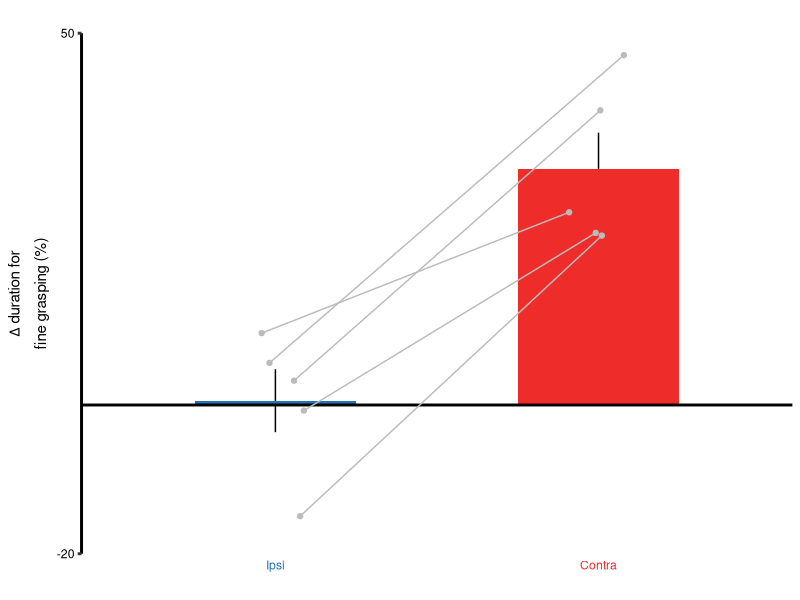
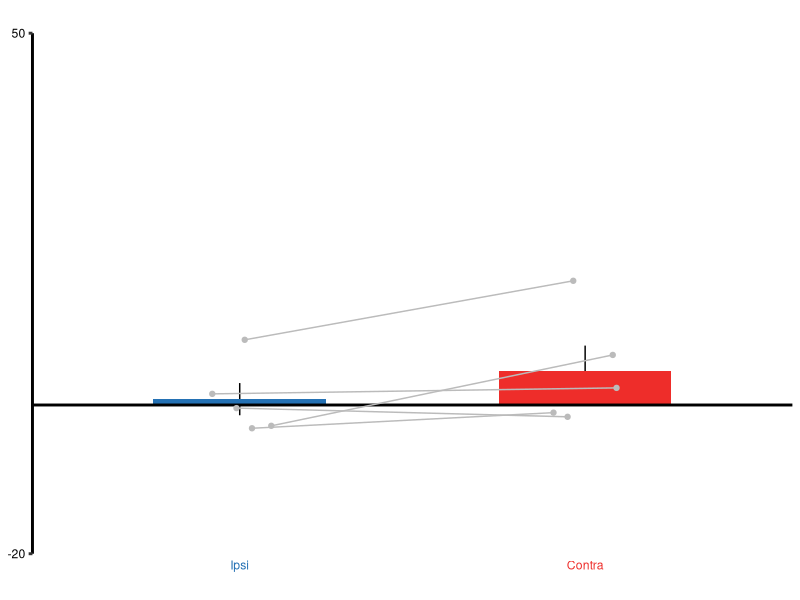
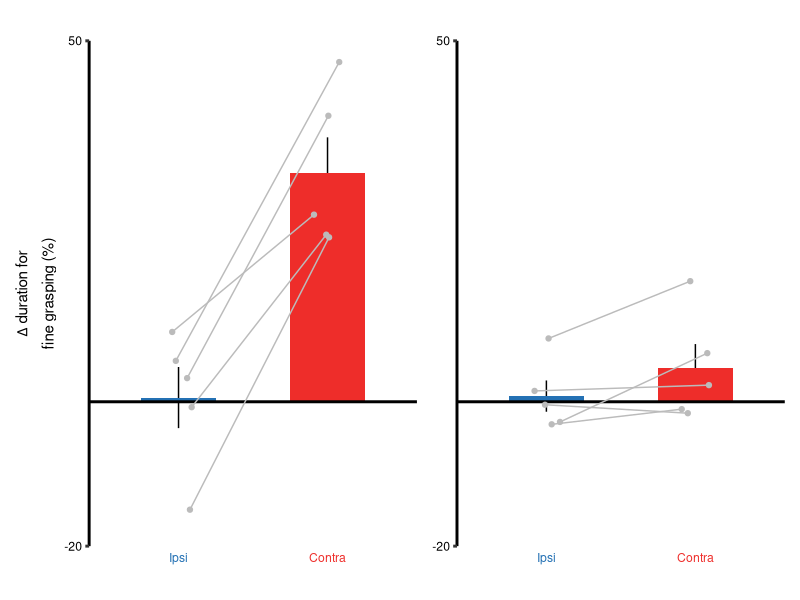
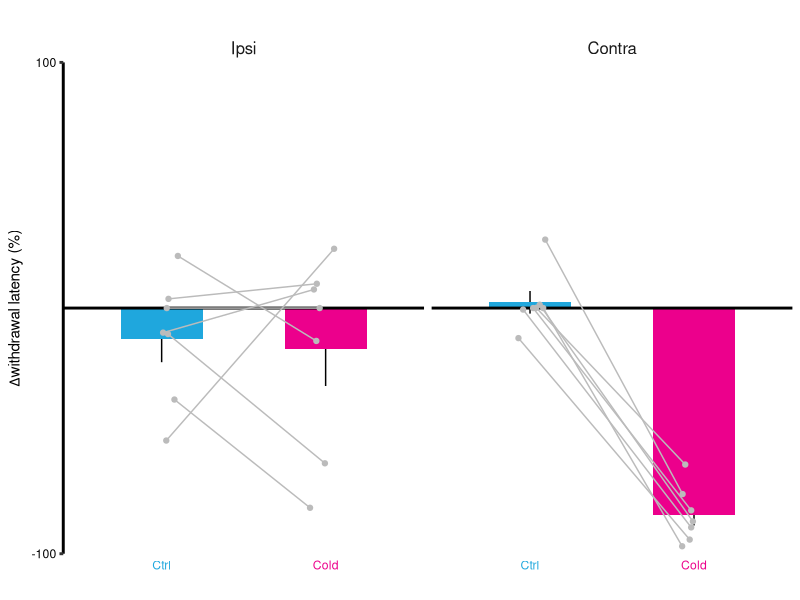
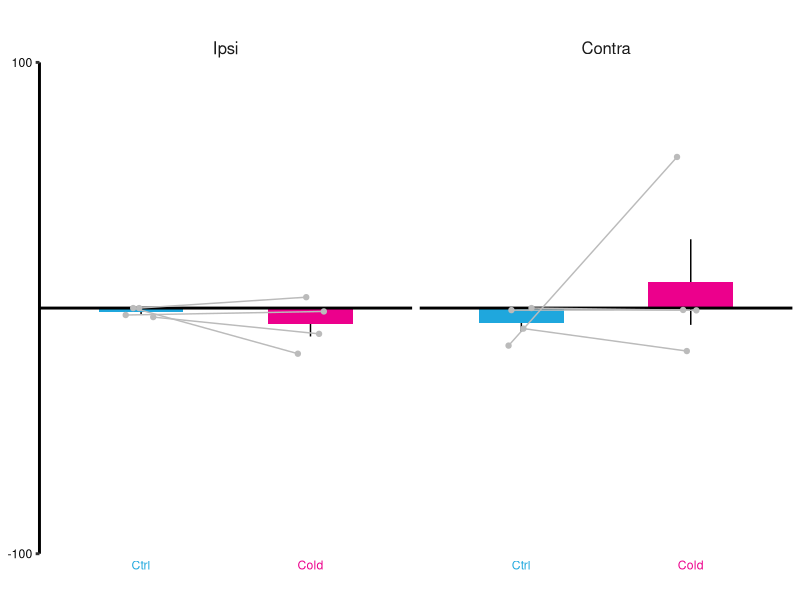
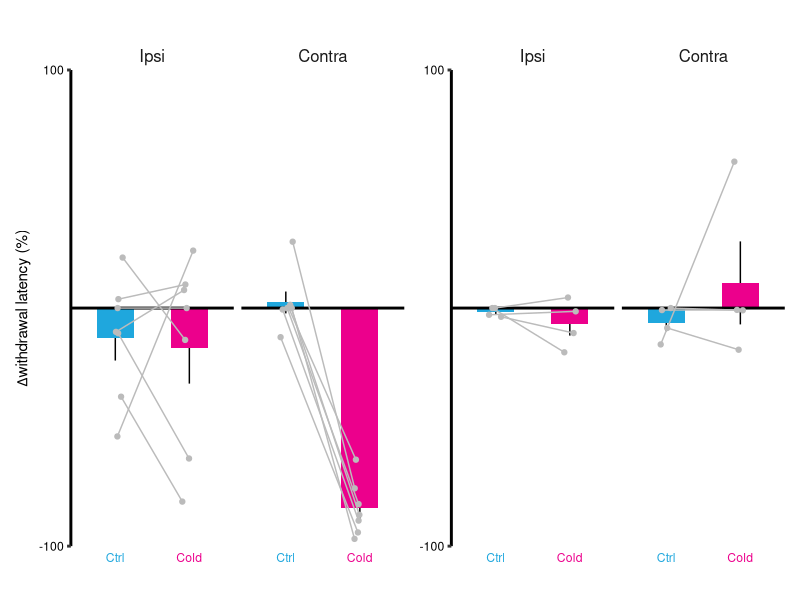
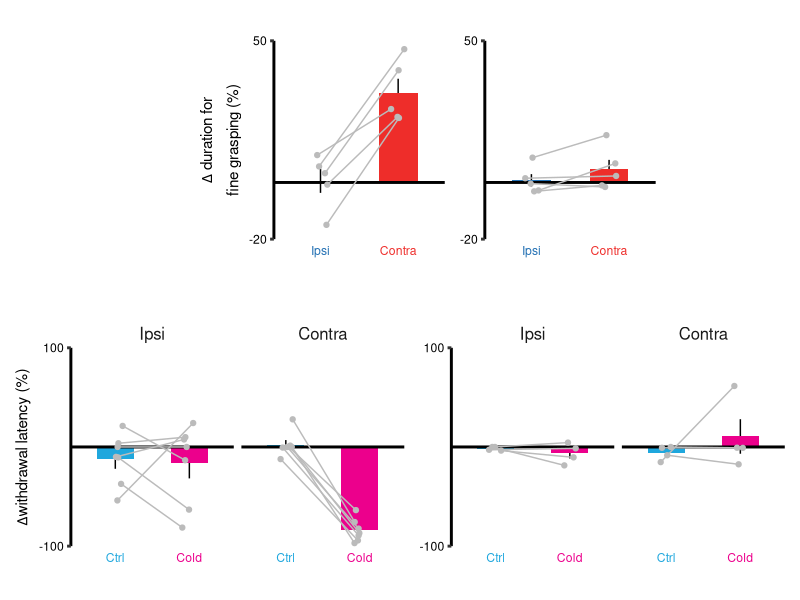

Write the R code that produced these figures, in order.
library(tidyverse)
library(ggplot2)
library(openxlsx)
library(patchwork)

rm(list=ls())

# variables
set.seed(123)
sortHemisphere = c("Ipsi","Contra")
sortTiming = c("positive","extinguished")
sortCondition = c("Ctrl","Cold")

HandContraColor="#EE2D2A"
HandIpsiColor="#2471B4"
FootColdColor="#EC008C"
FootCtrlColor="#1FA7DD"

mytheme = theme(
  strip.background = element_blank(),
  legend.position = "none",
  panel.border = element_blank(),
  strip.text = element_text(size=12),
  axis.line.y.left = element_line(color="black",linewidth=1),
  axis.ticks.y = element_line(linewidth=1),
  axis.line.x=element_blank(),
  axis.ticks.x = element_blank(),
  axis.text = element_text(color="black"),
  panel.grid = element_blank()
)

#import data of fine grasping
dfHand=read.csv("fig4_rev_hand.csv") %>%
  mutate(hemisphere=factor(hemisphere,levels=sortHemisphere)) %>%
  mutate(timing=factor(timing,levels=sortTiming)) %>%
  mutate(hemi_numeric=as.numeric(as.factor(hemisphere)))%>%
  mutate(jittered_x=jitter(hemi_numeric,amount=0.1))

dfHandSummary = dfHand %>%
  group_by(timing,hemisphere) %>%
  summarise(
    mean = mean(value),
    sd = sd(value),
    se = sd(value) / sqrt(n())
  )

#import data of foot cold
dfFoot=read.csv("fig4_rev_foot.csv") %>%
  mutate(hemisphere=factor(hemisphere,levels=sortHemisphere)) %>%
  mutate(timing=factor(timing,levels=sortTiming)) %>%
  mutate(condition=factor(condition,levels=sortCondition))%>%
  mutate(cond_numeric=as.numeric(as.factor(condition)))%>%
  mutate(jittered_x=jitter(cond_numeric,amount=0.1))

dfFootSummary = dfFoot %>%
  group_by(timing,hemisphere,condition) %>%
  summarise(
    mean = mean(value),
    sd = sd(value),
    se = sd(value) / sqrt(n())
  )

#make figure for Fine grasping
g_hand_p = ggplot()+
  geom_errorbar(data=subset(dfHandSummary,timing=="positive"),aes(x=hemisphere,ymin=mean-se,ymax=mean+se),width=0)+
  geom_col(data=subset(dfHandSummary,timing=="positive"),aes(x=hemisphere,y=mean,fill=hemisphere),width=0.5)+
  geom_hline(yintercept = 0,linewidth=1)+
  geom_point(data=subset(dfHand,timing=="positive"),
             aes(x=jittered_x,y=value,group=session),
             color="#BBBBBB")+
  geom_line(data=subset(dfHand,timing=="positive"),aes(x=jittered_x,y=value,group=session),color="#BBBBBB")+
  scale_fill_manual(values=c(HandIpsiColor,HandContraColor))+
  scale_y_continuous(limit=c(-20,50),expand=c(0,0),breaks=seq(-20,50,70))+
  labs(title="",x="")+
  ylab(expression(atop(Delta ~ "duration for","fine grasping (%)"))) +
  theme_bw()+
  mytheme+
  theme(
    axis.text.x=element_text(color=ifelse(dfHandSummary$hemisphere=="Ipsi",HandIpsiColor,HandContraColor))
  )

g_hand_p

g_hand_e = ggplot()+
  geom_errorbar(data=subset(dfHandSummary,timing=="extinguished"),aes(x=hemisphere,ymin=mean-se,ymax=mean+se),width=0)+
  geom_col(data=subset(dfHandSummary,timing=="extinguished"),aes(x=hemisphere,y=mean,fill=hemisphere),width=0.5)+
  geom_hline(yintercept = 0,linewidth=1)+
  geom_point(data=subset(dfHand,timing=="extinguished"),
             aes(x=jittered_x,y=value,group=session),
             color="#BBBBBB")+
  geom_path(data=subset(dfHand,timing=="extinguished"),aes(x=jittered_x,y=value,group=session),color="#BBBBBB")+
  scale_fill_manual(values=c("Ipsi"=HandIpsiColor,"Contra"=HandContraColor))+
  scale_y_continuous(limit=c(-20,50),expand=c(0,0),breaks=seq(-20,50,70))+
  labs(title="", x="")+
  ylab(expression(atop(Delta ~ "duration for","fine grasping (%)"))) +
  theme_bw()+
  mytheme+
  theme(
    axis.title.y = element_blank(),
    axis.text.x=element_text(color=ifelse(dfHandSummary$hemisphere=="Ipsi",HandIpsiColor,HandContraColor))
  )

g_hand_e

g_hand=g_hand_p|g_hand_e

g_hand

#make figure for foot cold
g_foot_p = ggplot()+
  geom_errorbar(data=subset(dfFootSummary,timing=="positive"),aes(x=condition,ymin=mean-se,ymax=mean+se),width=0)+
  geom_col(data=subset(dfFootSummary,timing=="positive"),aes(x=condition,y=mean,fill=condition),width=0.5)+
  geom_hline(yintercept = 0,linewidth=1)+
  geom_point(data=subset(dfFoot,timing=="positive"),aes(x=jittered_x,y=value,group=session),color="#BBBBBB")+
  geom_path(data=subset(dfFoot,timing=="positive"),aes(x=jittered_x,y=value,group=session),color="#BBBBBB")+
  scale_fill_manual(values=c("Cold"=FootColdColor,"Ctrl"=FootCtrlColor))+
  facet_wrap(~hemisphere)+
  scale_y_continuous(limit=c(-100,100),expand=c(0,0),breaks=seq(-100,100,200))+
  labs(title="",
       x="",
       y=expression(paste(Delta,"withdrawal latency (%)")))+
  theme_bw()+
  mytheme+
  theme(
    axis.text.x=element_text(color=ifelse(dfFootSummary$condition=="Ctrl",FootCtrlColor,FootColdColor))
  )

g_foot_p


g_foot_e = ggplot()+
  geom_errorbar(data=subset(dfFootSummary,timing=="extinguished"),aes(x=condition,ymin=mean-se,ymax=mean+se),width=0)+
  geom_col(data=subset(dfFootSummary,timing=="extinguished"),aes(x=condition,y=mean,fill=condition),width=0.5)+
  geom_hline(yintercept = 0,linewidth=1)+
  geom_point(data=subset(dfFoot,timing=="extinguished"),aes(x=jittered_x,y=value,group=session),color="#BBBBBB")+
  geom_path(data=subset(dfFoot,timing=="extinguished"),aes(x=jittered_x,y=value,group=session),color="#BBBBBB")+
  scale_fill_manual(values=c("Cold"=FootColdColor,"Ctrl"=FootCtrlColor))+
  facet_wrap(~hemisphere)+
  scale_y_continuous(limit=c(-100,100),expand=c(0,0),breaks=seq(-100,100,200))+
  labs(title="",x="",
       y=expression(paste(Delta,"withdrawal latency (%)")))+
  theme_bw()+
  mytheme+
  theme(
    axis.title.y = element_blank(),
    axis.text.x=element_text(color=ifelse(dfFootSummary$condition=="Ctrl",FootCtrlColor,FootColdColor))
  )

g_foot_e


g_foot=g_foot_p|g_foot_e

g_foot


#output figure
g=(plot_spacer()+g_hand_p+g_hand_e+plot_spacer()+plot_layout(widths=c(2,3,3,2)))/(g_foot_p|g_foot_e)
g

#end of note